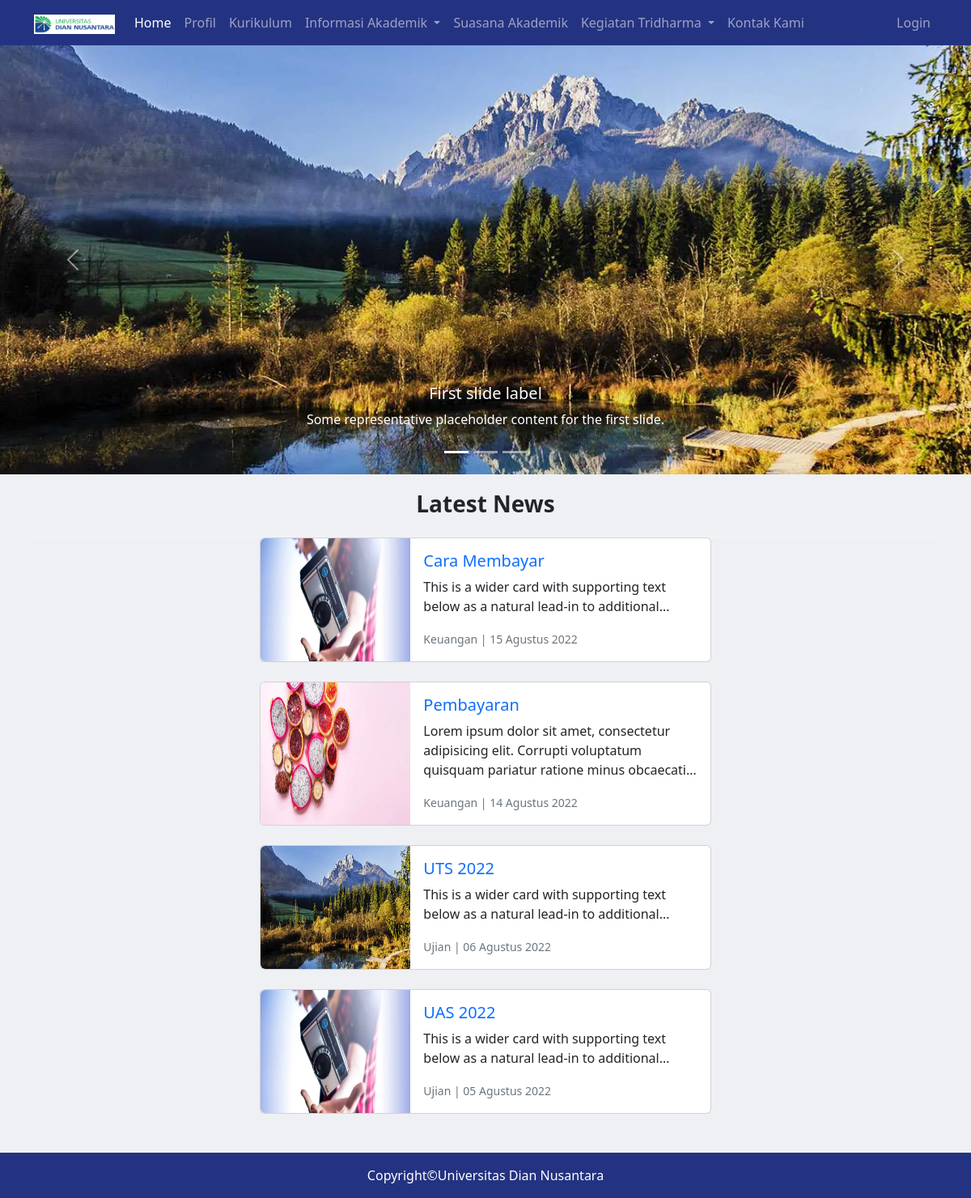
The page / on the database its author committed.
### tables this page shows
CREATE TABLE `news` (
  `id` int(11) NOT NULL,
  `title` varchar(255) NOT NULL,
  `description` text NOT NULL,
  `foto` varchar(100) NOT NULL,
  `category_id` int(11) NOT NULL,
  `user_id` int(11) NOT NULL,
  `publish_date` datetime NOT NULL DEFAULT current_timestamp()
);

CREATE TABLE `category` (
  `id` int(11) NOT NULL,
  `name` varchar(255) NOT NULL
);

### application/controllers/Home.php (called while the page is built, shortened)
<?php
class Home extends CI_Controller
{
    public function index()
    {
        $data['title'] = 'Home';
        $data['news'] = $this->m_home->getAllNews();
        $this->load->view('frontend/header', $data);
        $this->load->view('frontend/pages/home', $data);
        $this->load->view('frontend/footer');
    }
}

### index.php (called while the page is built, shortened)
<?php
require_once BASEPATH.'core/CodeIgniter.php';

### application/models/M_home.php (called while the page is built, shortened)
<?php
class M_home extends CI_Model
{
    public function getAllNews()
    {
        $this->db->select('news.*, category.name');
        $this->db->from('news');
        $this->db->join('category', 'news.category_id = category.id');
        $this->db->order_by('publish_date', 'desc');
        return $this->db->get()->result_array();
    }
}

### application/helpers/my_helper.php (called while the page is built)
<?php
function indonesia_month_name($month_number)
{
    $month_name = array(
        'Januari', 'Febuari', 'Maret', 'April', 'Mei', 'Juni', 'Juli', 'Agustus', 'September', 'Oktober', 'November', 'Desember'
    );
    return $month_name[$month_number - 1];
}
function indonesia_date($datetime)
{
    $day = substr($datetime, 8, 2);
    $month = substr($datetime, 5, 2);
    $year = substr($datetime, 0, 4);
    return $day . ' ' . indonesia_month_name($month) . ' ' . $year;
}

### application/views/frontend/pages/home.php (the view, shortened to what this page needs)
<div id="carouselExampleCaptions" class="carousel slide" data-bs-ride="false">
    <div class="carousel-indicators">
        <button type="button" data-bs-target="#carouselExampleCaptions" data-bs-slide-to="0" class="active" aria-current="true" aria-label="Slide 1"></button>
        <button type="button" data-bs-target="#carouselExampleCaptions" data-bs-slide-to="1" aria-label="Slide 2"></button>
        <button type="button" data-bs-target="#carouselExampleCaptions" data-bs-slide-to="2" aria-label="Slide 3"></button>
    </div>
    <div class="carousel-inner">
        <div class="carousel-item active">
            <img src="<?= base_url('assets/') ?>img/tes.webp" class="d-block w-100" alt="..." />
            <div class="carousel-caption d-none d-md-block">
                <h5>First slide label</h5>
                <p>Some representative placeholder content for the first slide.</p>
            </div>
        </div>
    </div>
    <button class="carousel-control-prev" type="button" data-bs-target="#carouselExampleCaptions" data-bs-slide="prev">
        <span class="carousel-control-prev-icon" aria-hidden="true"></span>
    </button>
    <button class="carousel-control-next" type="button" data-bs-target="#carouselExampleCaptions" data-bs-slide="next">
        <span class="carousel-control-next-icon" aria-hidden="true"></span>
    </button>
</div>
<div class="news mb-4" id="news">
    <div class="container">
        <h2 class="text-center fw-bolder mb-4 fs-3">Latest News</h2>
        <div class="content">
            <div class="row">
                <?php foreach ($news as $data) : ?>
                    <div class="col-md-12 col-sm-12 col-lg-12 d-flex justify-content-center">
                        <div class="card mb-4 w-50">
                            <div class="row g-0">
                                <div class="col-md-4">
                                    <img src="<?= base_url('assets/') ?>img/<?= $data['foto']; ?>" class="img-fluid rounded-start h-100 w-100" alt="Images" />
                                </div>
                                <div class="col-md-8">
                                    <div class="card-body">
                                        <h5 class="card-title text-capitalize">
                                            <a class="text-decoration-none" href="<?= base_url('home/detail/' . $data['id']) ?>"><?= $data['title']; ?></a>
                                        </h5>
                                        <p class="card-text">
                                            <?= word_limiter($data['description'], 15); ?>
                                        </p>
                                        <p class="card-text">
                                            <small class="text-muted"><?= $data['name']; ?> | <?= indonesia_date($data['publish_date']); ?></small>
                                        </p>
                                    </div>
                                </div>
                            </div>
                        </div>
                    </div>
                <?php endforeach; ?>
            </div>
        </div>
    </div>
</div>

### application/views/frontend/header.php (shortened to what this page needs)
<!DOCTYPE html>
<html lang="en">
<head>
    <link href="https://cdn.jsdelivr.net/npm/bootstrap@5.2.0/dist/css/bootstrap.min.css" rel="stylesheet" />
    <link rel="stylesheet" href="<?= base_url('assets/') ?>css/style.css" />
</head>
<body>
    <nav class="navbar navbar-dark navbar-expand-lg" style="background-color: #243381">
        <div class="container">
            <a class="navbar-brand" href="<?= base_url(); ?>">
                <img src="<?= base_url('assets/') ?>img/index.png" alt="Logo" width="100" height="24" />
            </a>
            <div class="collapse navbar-collapse" id="navbarSupportedContent">
                <ul class="navbar-nav me-auto mb-2 mb-lg-0">
                    <li class="nav-item">
                        <a class="nav-link active" aria-current="page" href="<?= base_url(); ?>">Home</a>
                    </li>
                    <li class="nav-item">
                        <a class="nav-link" aria-current="page" href="<?= base_url(); ?>profile">Profil</a>
                    </li>
                    <li class="nav-item">
                        <a class="nav-link" aria-current="page" href="<?= base_url(); ?>kurikulum">Kurikulum</a>
                    </li>
                    <li class="nav-item dropdown">
                        <a class="nav-link dropdown-toggle" href="#" role="button" data-bs-toggle="dropdown" aria-expanded="false">
                            Informasi Akademik
                        </a>
                    </li>
                    <li class="nav-item">
                        <a class="nav-link" aria-current="page" href="<?= base_url(); ?>agenda">Suasana Akademik</a>
                    </li>
                    <li class="nav-item dropdown">
                        <a class="nav-link dropdown-toggle" href="#" role="button" data-bs-toggle="dropdown" aria-expanded="false">
                            Kegiatan Tridharma
                        </a>
                    </li>
                    <li class="nav-item">
                        <a class="nav-link" aria-current="page" href="#">Kontak Kami</a>
                    </li>
                </ul>
                <div class="d-flex">
                    <ul class="navbar-nav me-auto">
                        <li class="nav-item">
                            <a class="nav-link" href="#">Login</a>
                        </li>
                    </ul>
                </div>
            </div>
        </div>
    </nav>

### application/views/frontend/footer.php (shortened to what this page needs)
<footer class="text-center p-3">Copyright&copy;Universitas Dian Nusantara</footer>
</body>
</html>

### assets/css/style.css (style rules this page uses)
* { padding: 0; margin: 0; }
body { background-color: #eff0f4; }
.news { margin-top: 20px; }
footer { width: 100%; background-color: #243381; color: #fff; }

### rows shown on the page
news: foto (picture), title "Cara Membayar", description "This is a wider card with supporting text below as a natural lead-in to additional…", category.name "Keuangan", publish_date "15 Agustus 2022"
news: foto (picture), title "Pembayaran", description "Lorem ipsum dolor sit amet, consectetur adipisicing elit. Corrupti voluptatum quisquam pariatur ratione minus obcaecati…", category.name "Keuangan", publish_date "14 Agustus 2022"
news: foto (picture), title "UTS 2022", description "This is a wider card with supporting text below as a natural lead-in to additional…", category.name "Ujian", publish_date "06 Agustus 2022"
news: foto (picture), title "UAS 2022", description "This is a wider card with supporting text below as a natural lead-in to additional…", category.name "Ujian", publish_date "05 Agustus 2022"
